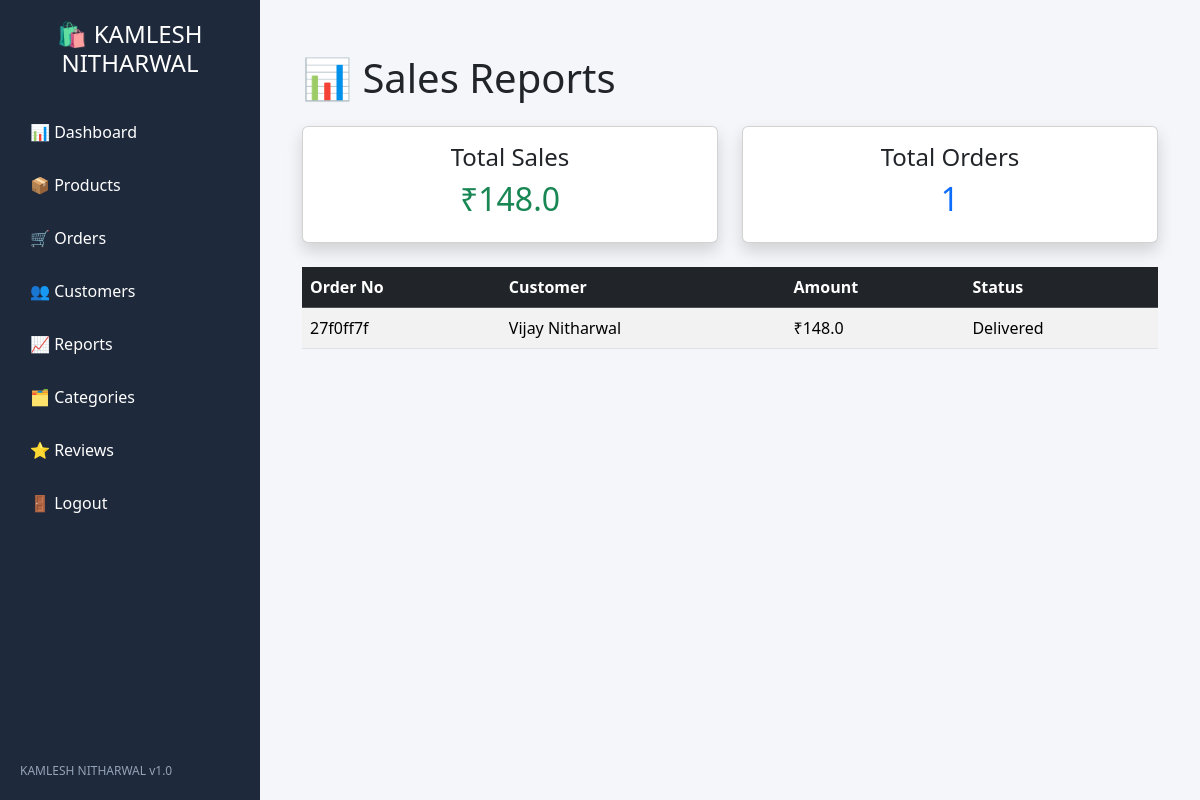
The page /admin/reports (signed in) on the database as committed earlier.
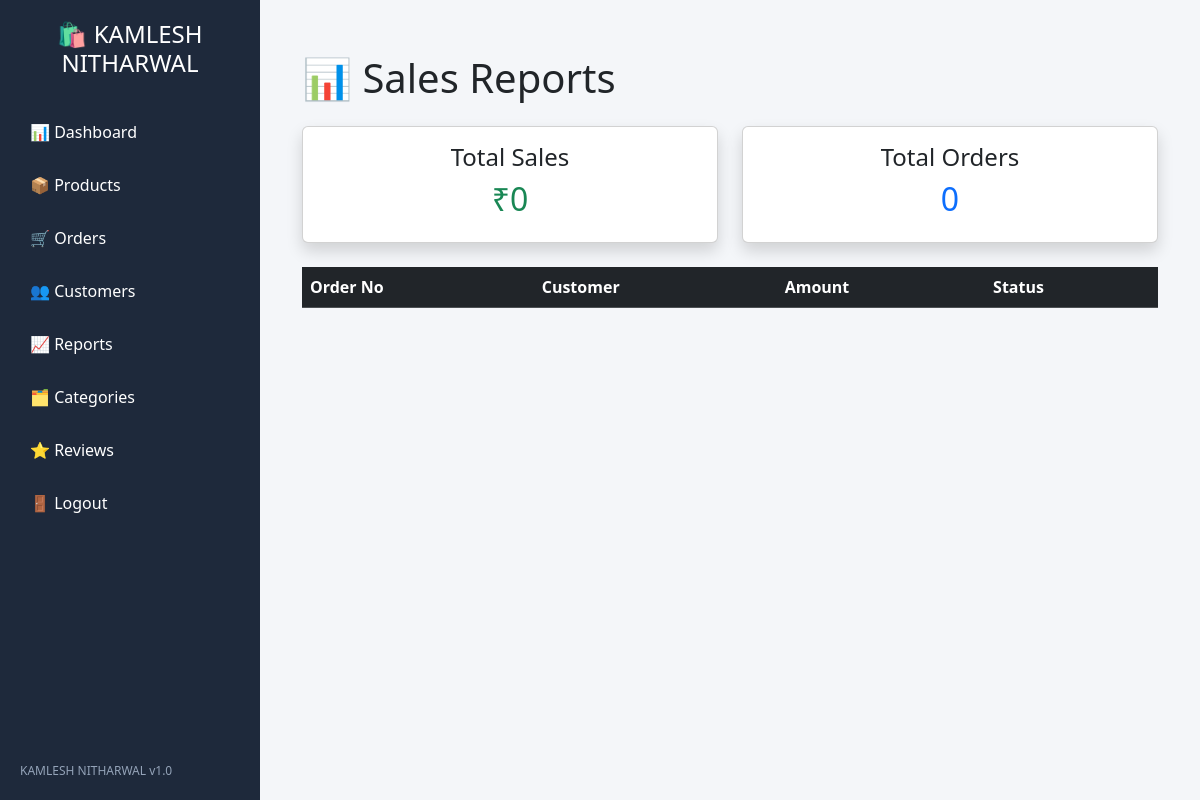
The same page on the database as committed later.
### models/order.py (models this page shows, shortened)
class Order(db.Model):
    __tablename__ = "orders"
    id = db.Column(db.Integer, primary_key=True)
    customer_id = db.Column(
    db.Integer,
    db.ForeignKey("customers.id"),
    nullable=False
)
    order_number = db.Column(
        db.String(50),
        unique=True,
        nullable=False
    )
    customer_name = db.Column(
        db.String(200),
        nullable=False
    )
    customer_email = db.Column(
        db.String(150)
    )
    customer_phone = db.Column(
        db.String(20),
        nullable=False
    )
    address = db.Column(
        db.Text,
        nullable=False
    )
    city = db.Column(
        db.String(100)
    )
    state = db.Column(
        db.String(100)
    )
    pincode = db.Column(
        db.String(20)
    )
    subtotal = db.Column(
        db.Float,
        nullable=False
    )
    shipping_charge = db.Column(
        db.Float,
        default=0
    )
    grand_total = db.Column(
        db.Float,
        nullable=False
    )
    status = db.Column(db.String(50), default="Pending")
    payment_method = db.Column(
        db.String(50),
        default="COD"
    )
    razorpay_payment_id = db.Column(
    db.String(100)
    )
    razorpay_order_id = db.Column(
    db.String(100)
    )
    payment_status = db.Column(
        db.String(50),
        default="Pending"
    )
    order_status = db.Column(
        db.String(50),
        default="Pending"
    )
    notes = db.Column(
        db.Text
    )
    created_at = db.Column(
        db.DateTime,
        default=datetime.utcnow
    )
    updated_at = db.Column(
        db.DateTime,
        default=datetime.utcnow,
        onupdate=datetime.utcnow
    )
    items = db.relationship(
        "OrderItem",
        back_populates="order",
        cascade="all, delete-orphan",
        lazy=True
    )

### routes/admin_routes.py (the view)
@admin_bp.route("/admin/reports")
def reports():
    if "admin_id" not in session:
        return redirect(url_for("admin.admin_login"))
    orders = Order.query.order_by(
        Order.id.desc()
    ).all()
    total_sales = sum(
        order.grand_total
        for order in orders
    )
    total_orders = len(orders)
    return render_template(
        "admin/reports.html",
        orders=orders,
        total_sales=total_sales,
        total_orders=total_orders
    )

### app.py (called while the page is built)
@app.context_processor
def cart_count():
    cart = session.get("cart", {})
    count = sum(cart.values())
    return dict(cart_count=count)

### templates/admin/reports.html (shortened to what this page needs)
<!DOCTYPE html>
<html>
<head>
    <link href="https://cdn.jsdelivr.net/npm/bootstrap@5.3.3/dist/css/bootstrap.min.css" rel="stylesheet">
    <link rel="stylesheet"
      href="{{ url_for('static', filename='css/admin.css') }}">
</head>
<body style="background:#f4f6f9;">
    {% include 'admin/sidebar.html' %}
    <div class="main-content">
<div class="container-fluid mt-4">
    <h1 class="mb-4">
        📊 Sales Reports
    </h1>
    <div class="row mb-4">
        <div class="col-md-6">
            <div class="card shadow">
                <div class="card-body text-center">
                    <h4>Total Sales</h4>
                    <h2 class="text-success">
                        ₹{{ total_sales }}
                    </h2>
                </div>
            </div>
        </div>
        <div class="col-md-6">
            <div class="card shadow">
                <div class="card-body text-center">
                    <h4>Total Orders</h4>
                    <h2 class="text-primary">
                        {{ total_orders }}
                    </h2>
                </div>
            </div>
        </div>
    </div>
    <table class="table table-striped">
        <thead class="table-dark">
            <tr>
                <th>Order No</th>
                <th>Customer</th>
                <th>Amount</th>
                <th>Status</th>
            </tr>
        </thead>
        <tbody>
            {% for order in orders %}
            <tr>
                <td>{{ order.order_number }}</td>
                <td>{{ order.customer_name }}</td>
                <td>₹{{ order.grand_total }}</td>
                <td>{{ order.order_status }}</td>
            </tr>
            {% endfor %}
        </tbody>
    </table>
    </div>
</div>
</body>
</html>

Rows that differ between the two databases and show on the page:
removed Order: order_number "27f0ff7f", customer_name "Vijay Nitharwal", grand_total "148.0", order_status "Delivered"
Other text that changed with them:
{{ total_sales }}: "148.0" → "0"
{{ total_orders }}: "1" → "0"
